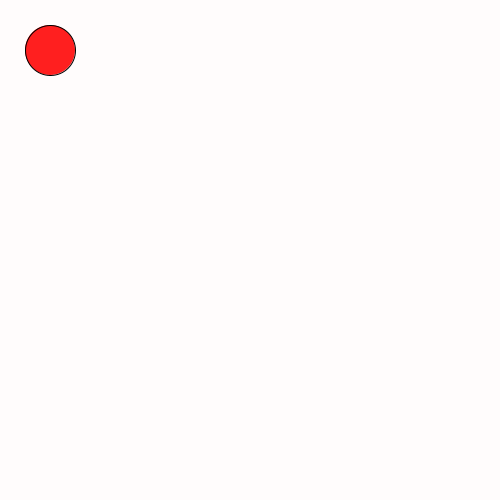
Frame 1 (no input)
Frame 60 (the mouse pressed at the canvas centre just before this capture): identical to frame 1, image omitted
Frame 120 (the mouse held since frame 60 and released just before this capture): identical to frame 1, image omitted

The Processing sketch that drew this single still picture (run headless with seeded random() and noise(); from frame 60 on, the mouse is pressed at the canvas centre):

// Processing sketch: slippery_dot
// ── slippery_dot.pde
/*** When you are done, this program will draw an ellipse 
     that jumps to new location each time you click on it.
***/
 
 // 1. Create three integer variables to represent the x, y, and the size of the ellipse
   int   x = 50;
   int   y = 50;
    void setup() {
      // 2. Set the size of your sketch
    size(500,500);
    }
    
    void draw() {
    
      // 3. Set the background color of your sketch
      background(255,252,252);
      // 4. Draw an ellipse using the variables created at the top of the sketch for the location and size of your ellipse. 
      //    Make sure it fits in the window. Change the variables if it does not.
      fill(#FF1F1F);
    ellipse(x,y,50,50);
    
    }
   
    /******** This method gets called automatically when you press the mouse ************/
    void mousePressed() {
      //5. Create an integer variable called distance
      int distance = getDistanceFromMouse(x,y);
      //6. The getDistanceFromMouse() method below returns a number.
      //   Set the value of your distance variable to the value returned by the getDistance method
      //   You will need to pass the x and y location of your ellipse to this method.
        
          
      //7.  Use an if statement to check if your distance variable is < the radius of the ellipse
      //    If it is, make a new x AND y for the ellipse, for a new random location on the window
      //    Hint: Use code like this      x = (int) random(width);
       if (distance <= 25){
          x = (int) random(width);
          y = (int) random(width);
          fill(#FF1F1F);
    ellipse(x,y,50,50); 
       }
      
    }
    
    /********  This method gives you the number of pixels between the mouse and the x,y point ***********/
    int getDistanceFromMouse(int x, int y) {
      return (int)Math.sqrt(Math.pow((mouseX-x),2) + Math.pow((mouseY-y),2));
    }
